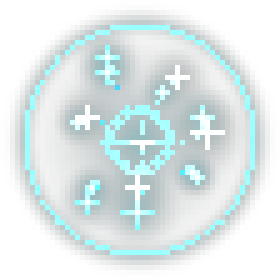
#> input picture _dev/bring_back/carousel/burst.png, 56 x 56 px (shown 5 times larger)
$ python render_day_wallpaper.py bring_back/carousel/burst.png out.png
#> lines starting #> are read from the running program, lines starting #| are printed output that depends on the picture
# Renders the day wallpaper: a real CC0 sky (wordpress.org/photos 492684d677) over hand-computed glossy hills.
import numpy as np, sys
from PIL import Image, ImageFilter
W,H=2560,1440
rng=np.random.default_rng(27)
def noise(shape,cells,seed):
    r=np.random.default_rng(seed)
    g=r.random((cells[0]+3,cells[1]+3)).astype(np.float32)
    im=Image.fromarray((g*255).astype(np.uint8)).resize((shape[1],shape[0]),Image.BICUBIC)
    return np.asarray(im,np.float32)/255
def fbm(shape,base,oct,seed,aspect=1.0):
    out=np.zeros(shape,np.float32);a=1;tot=0
    for i in range(oct):
        c=(max(2,int(base*2**i*aspect)),max(2,int(base*2**i)))
        out+=a*noise(shape,c,seed+i);tot+=a;a*=.55
    return out/tot
# sky from photo
sky=Image.open(sys.argv[1]).convert('RGB')
sw,sh=sky.size
#> sw = 56; sh = 56
sky=sky.crop((0,0,sw,int(sh*.70))).resize((W,int(H*.88)),Image.LANCZOS)
#> sky: PIL image 2560x1267 RGB
s=np.asarray(sky,np.float32)/255
canvas=np.zeros((H,W,3),np.float32)
canvas[:s.shape[0]]=s; canvas[s.shape[0]:]=s[-1]
# grade: push blues to Aero cobalt-cyan, lift whites
L=canvas.mean(2,keepdims=True)
sat=1.32
canvas=np.clip(L+(canvas-L)*sat,0,1)
blue=np.array([0.10,0.48,0.95],np.float32); mask=np.clip((canvas[...,2]-canvas[...,0])*2.2,0,1)[...,None]*.42
canvas=canvas*(1-mask)+blue*mask
canvas=np.clip(canvas**0.88,0,1)
X=np.arange(W,dtype=np.float32)/W
yy=np.arange(H,dtype=np.float32)[:,None]/H
def ridge(a,freqs,phases,base):
#> called with base = 0.615
    y=np.full(W,base,np.float32)
    for f,ph,am in zip(freqs,phases,a): y+=am*np.sin(2*np.pi*f*X+ph)
    return y
def hill(ridge_y,c_top,c_bot,seed,detail,cloud=.0,rim=.015):
    global canvas
    t=(yy-ridge_y[None,:])                     # distance below ridge, in frame heights
    m=np.clip(t*H/2.5,0,1)[...,None]           # antialiased coverage
    depth=np.clip(t/(1.0-ridge_y.min()),0,1)
    patches=fbm((H,W),4,5,seed,1.6)            # broad light and shade
#> after the loop in fbm, `for i in range(oct):`:
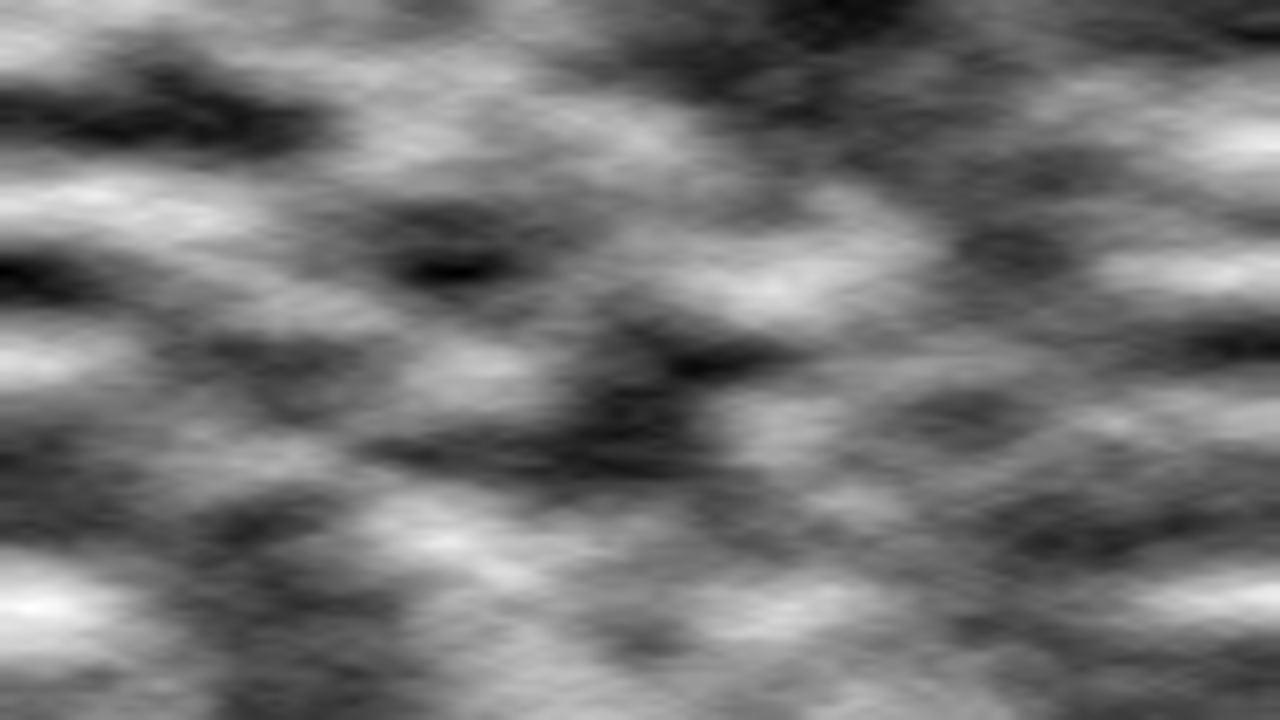
#> out: shape (1440, 2560) float32 (shown at 1/2 size); min 0.329, max 1.97, mean 1.07; drawn with min black and max white
#> after the loop in fbm, `for i in range(oct):`: a = 0.0503; tot = 2.11
    grass=fbm((H,W),90,3,seed+11,.35)          # vertical blades
#> call 2 of fbm, with shape = (1440, 2560), base = 90, oct = 3, seed = 16, aspect = 0.35
#> after the loop in fbm (call 2), `for i in range(oct):`:
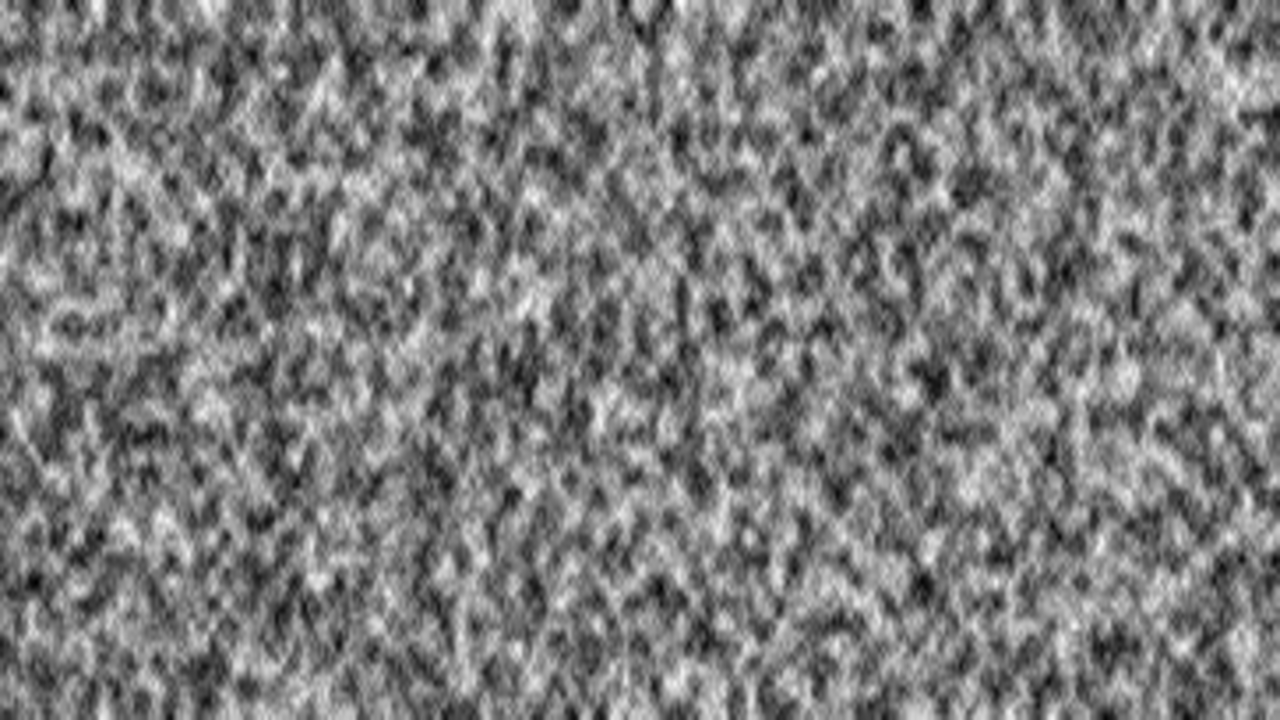
#> out: shape (1440, 2560) float32 (shown at 1/2 size); min 0.0345, max 1.85, mean 0.925; drawn with min black and max white
#> after the loop in fbm (call 2), `for i in range(oct):`: a = 0.166; tot = 1.85
    fine=fbm((H,W),300,2,seed+23,.3)
    shade=np.clip(.62*(1-depth)+.5*(patches-.5)*2.1+.2*(grass-.5)*detail+.1*(fine-.5)*detail+.2,0,1)
    col=c_bot[None,None]*(1-shade[...,None])+c_top[None,None]*shade[...,None]
    # glossy rim where light skims the ridge
    r=np.exp(-np.clip(t,0,None)/rim)[...,None]
    col=col+(np.array([1,1,.72],np.float32)-col)*r*.46
    canvas=canvas*(1-m)+np.clip(col,0,1)*m
far=ridge([.018,.008,.004],[1.4,3.1,6.3],[.5,2.1,4.0],.615)
hill(far,np.array([.44,.80,.38],np.float32),np.array([.13,.48,.30],np.float32),5,.5,rim=.006)
mid=ridge([.040,.015,.006],[.82,2.0,5.0],[3.6,.4,1.0],.695)
hill(mid,np.array([.67,.93,.26],np.float32),np.array([.10,.52,.15],np.float32),41,.8,rim=.009)
#> call 4 of fbm, with shape = (1440, 2560), base = 4, oct = 5, seed = 41, aspect = 1.6
#> after the loop in fbm (call 4), `for i in range(oct):`:
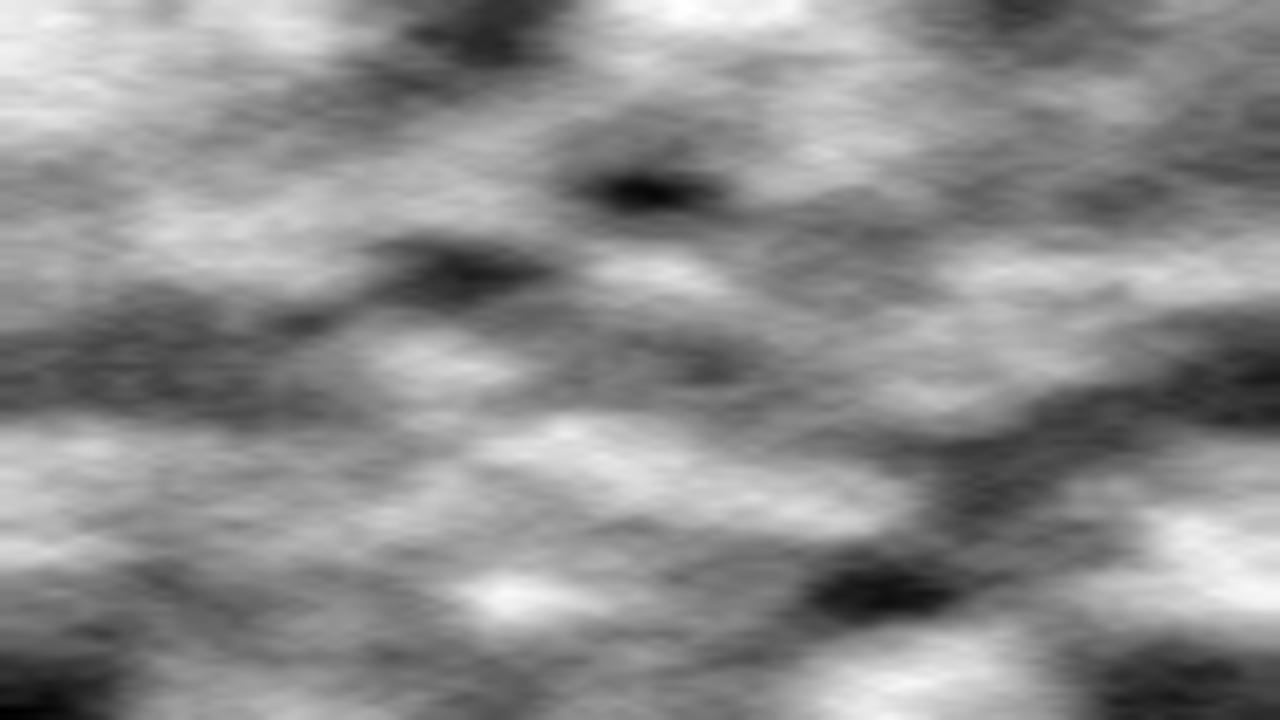
#> out: shape (1440, 2560) float32 (shown at 1/2 size); min 0.161, max 1.87, mean 1.1; drawn with min black and max white
#> after the loop in fbm (call 4), `for i in range(oct):`: a = 0.0503; tot = 2.11
#> after the loop in fbm (call 5), `for i in range(oct):`:
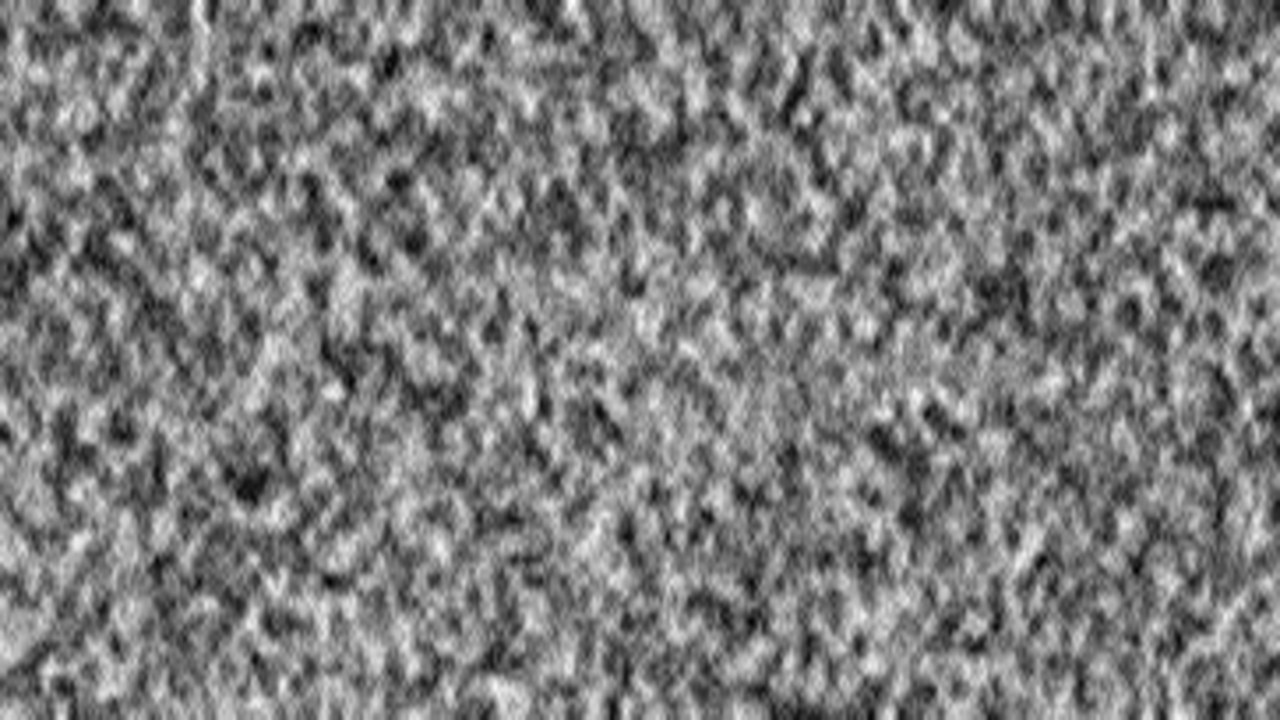
#> out: shape (1440, 2560) float32 (shown at 1/2 size); min 0.0314, max 1.85, mean 0.922; drawn with min black and max white
#> after the loop in fbm (call 5), `for i in range(oct):`: a = 0.166; tot = 1.85
#> the loop in fbm (call 6), `for i in range(oct):` made 2 passes
#> pass 2, in fbm (call 6), `out += a * noise(shape, c, seed + i)`:
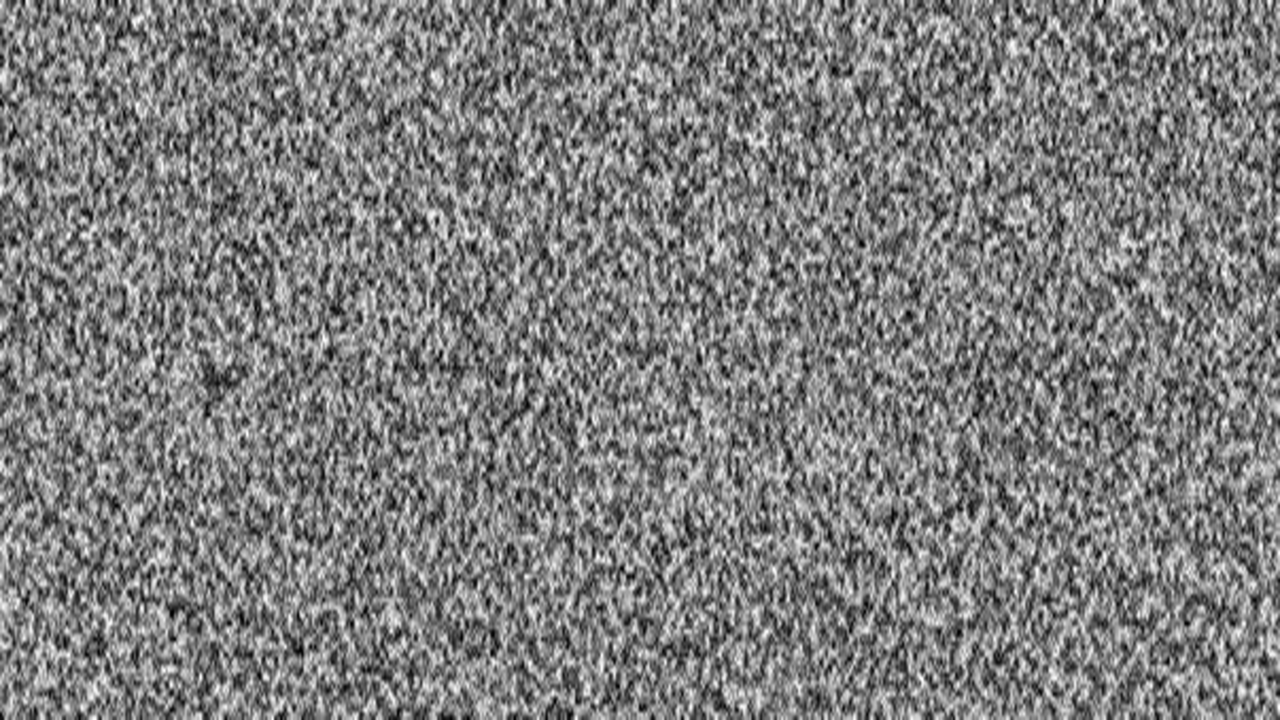
#> out: shape (1440, 2560) float32 (shown at 1/2 size); min 0, max 1.55, mean 0.771; drawn with min black and max white
#> after the loop in fbm (call 6), `for i in range(oct):`: a = 0.303; tot = 1.55
front=ridge([.050,.018,.006],[.68,1.7,4.1],[.2,2.4,.3],.835)
hill(front,np.array([.72,.96,.20],np.float32),np.array([.03,.40,.07],np.float32),83,1.4,rim=.012)
# sun bloom upper right
yg,xg=np.mgrid[0:H,0:W].astype(np.float32); cx,cy=W*.86,H*.10
d=np.sqrt((xg-cx)**2+(yg-cy)**2)/W
glow=(np.exp(-d/.05)*.85+np.exp(-d/.22)*.28)[...,None]
canvas=1-(1-canvas)*(1-glow*np.array([1,.97,.86],np.float32))
# bottom vignette keeps the taskbar and labels readable
canvas*=1-np.clip((yy[...,None]-.86)/.14,0,1)*.16
Image.fromarray((np.clip(canvas,0,1)*255).astype(np.uint8)).save(sys.argv[2],quality=93)
